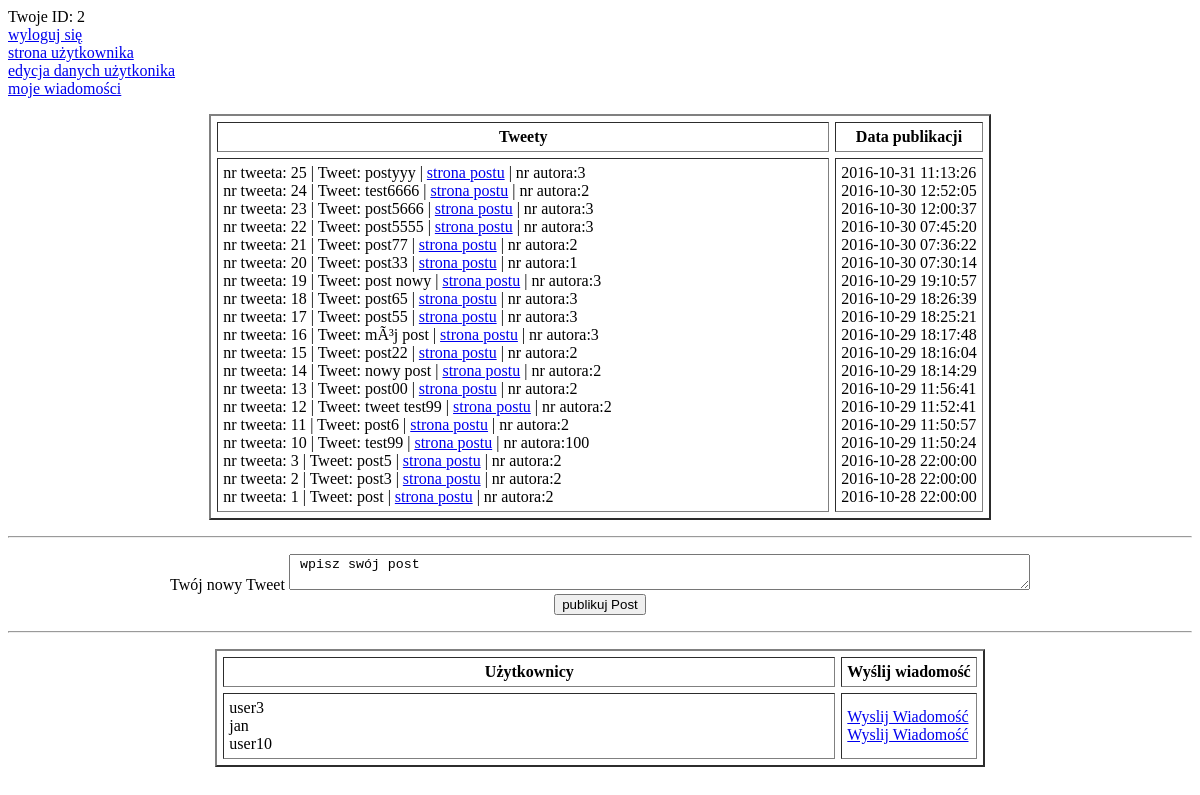
Before: /index.php (signed in) with the older database file.
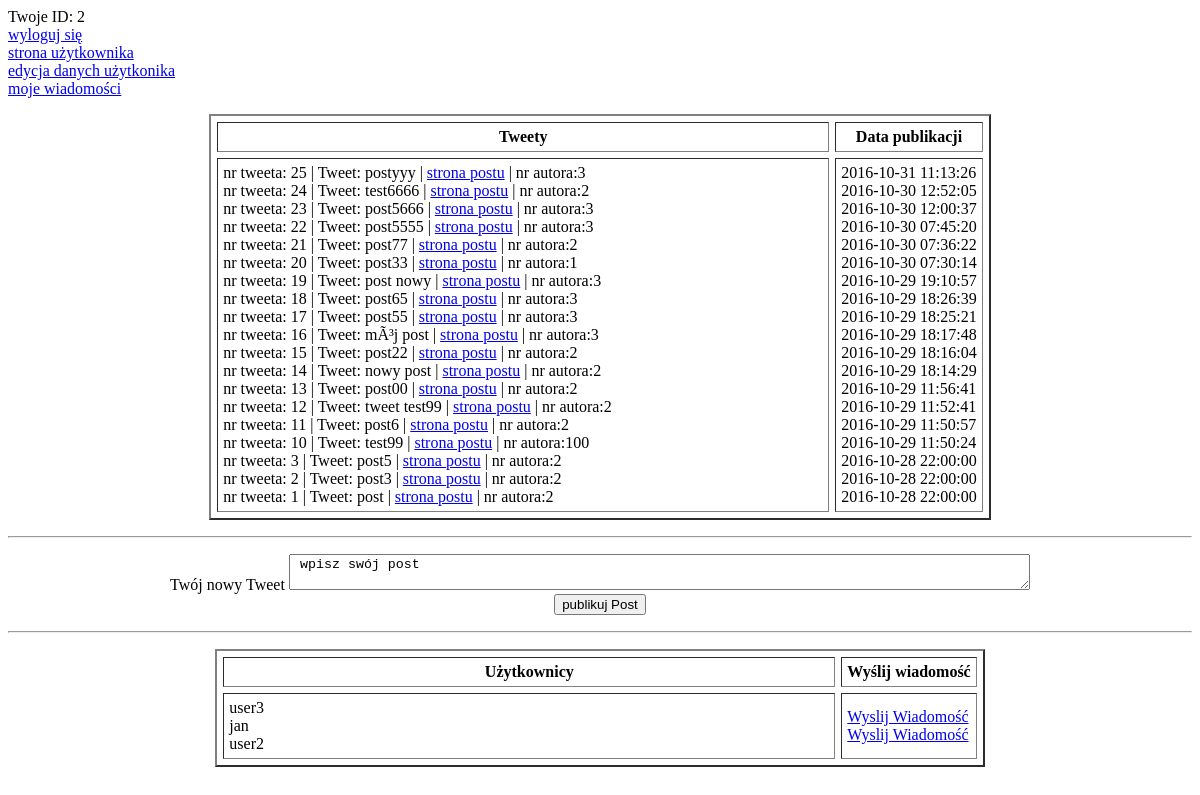
After: the same page with the newer database file.
### tables this page shows
CREATE TABLE IF NOT EXISTS `users` (
  `id` int(11) NOT NULL AUTO_INCREMENT,
  `username` varchar(255) DEFAULT NULL,
  `hashed_password` varchar(255) DEFAULT NULL,
  `email` varchar(255) DEFAULT NULL,
  PRIMARY KEY (`id`),
  UNIQUE KEY `email` (`email`)
);

### src/Tweet.php (called while the page is built, shortened)
<?php
class Tweet {
    private $id;
    private $userId;
    private $text;
    private $creationDate;
    public function __construct() {
        $this->id = -1;
        $this->userId = -1;
        $this->text = "";
        $this->creationDate = "";
    }
    public function getId() {
        return $this->id;
    }
    public function getUserId() {
        return $this->userId;
    }
    public function getText() {
        return $this->text;
    }
    public function getCreationDate() {
        return $this->creationDate;
    }
    static public function loadAllTweets(mysqli $connection) {
        $sql = "SELECT * FROM Tweet ORDER BY creationDate DESC";
        $ret = [];
        $result = $connection->query($sql);
        if ($result == true && $result->num_rows != 0) {
            foreach ($result as $row) {
                $loadedTweet = new Tweet();
                $loadedTweet->id = $row['id'];
                $loadedTweet->userId = $row['userId'];
                $loadedTweet->text = $row['text'];
                $loadedTweet->creationDate = $row['creationDate'];
                $ret[] = $loadedTweet;
            }
        }
        return $ret;
    }
}

### src/User.php (called while the page is built, shortened)
<?php
class User {
    private $id;
    private $username;
    public function __construct() {
        $this->id = -1;
        $this->username = "";
    }
    public function getId() {
        return $this->id;
    }
    public function getUsername() {
        return $this->username;
    }
    static public function loadAllUsers(mysqli $connection) {
        $sql = "SELECT * FROM users";
        $ret = [];
        $result = $connection->query($sql);
        if ($result == true && $result->num_rows != 0) {
            foreach ($result as $row) {
                $loadedUser = new User();
                $loadedUser->id = $row['id'];
                $loadedUser->username = $row['username'];
                $loadedUser->hashedPassword = $row['hashed_password'];
                $loadedUser->email = $row['email'];
                $ret[] = $loadedUser;
            }
        }
        return $ret;
    }
}

### index.php (the view, shortened to what this page needs)
Twoje ID: <?php echo $_SESSION['loggedUserId']; ?>
<a href="logout.php">wyloguj się</a>
<a href="showuser.php">strona użytkownika</a>
<a href="edituser.php">edycja danych użytkonika</a>
<a href="allmessages.php">moje wiadomości </a>
<!DOCTYPE HTML>
<html lang="pl">
    <head>
    </head>
    <body>
        <p>
        <table border="2" cellspacing="6" cellpadding="5" align="center">
            <tr>
                <th width="600">Tweety</th>
                <th>Data publikacji</th>
            </tr>
            <tr>
                <td>
                    <?php
                    require_once 'src/Tweet.php';
                    require_once 'src/connection.php';
                    require_once 'src/User.php';
                    $loadedTweets = Tweet::loadAllTweets($conn);
                    foreach ($loadedTweets as $tweet) {
                        echo "nr tweeta: " . $tweetId = $tweet->getId() . ' | ';
                        echo "Tweet: " . $tweetText = $tweet->getText() . ' | ';
                        echo "<a href='postinfo.php?postid=" . $tweet->getId() . "'>strona postu</a>" . " | ";
                        echo "nr autora:" . $tweetUserId = $tweet->getUserId() . "<br>";
                    }
                    ?>
                </td>
                <td>
                    <?php
                    foreach ($loadedTweets as $tweet) {
                        echo $tweet->getCreationDate();
                        echo '<br/>';
                    }
                    ?>
                </td>
            </tr>
        </table>
    </p>
    <hr>
    <p>
    <form action="#" method="post" align="center" cols="200">
        <label>
            Twój nowy Tweet
            <textarea type="text" name="tweet" cols="90"> wpisz swój post</textarea>
            <br>
            <input type="submit" value="publikuj Post" />
        </label>
    </form>
</p>
<hr>
<p>
<table border="2" cellspacing="6" cellpadding="5" align="center">
    <tr>
        <th width="600">Użytkownicy</th>
        <th>Wyślij wiadomość</th>
    </tr>
    <tr>
        <td>
            <?php
            $allUsers = User::loadAllUsers($conn);
            foreach ($allUsers as $user) {
                echo $user->getUsername();
                echo "<br>";
            }
            ?>
        </td>
        <td>
            <?php
            $tweetUser = $_SESSION['loggedUserId'];
            foreach ($allUsers as $user) {
                if ($user->getId() != $tweetUser) {
                    echo "<a href='editmessage.php?userId=" . $user->getId() . "'>Wyslij Wiadomość</a>";
                    echo "<br>";
                }
            }
            ?>
        </td>
    </tr>
</table>
</p>
</body>
</html>

Changed rows visible on the page:
changed users: username "user10" → "user2"
